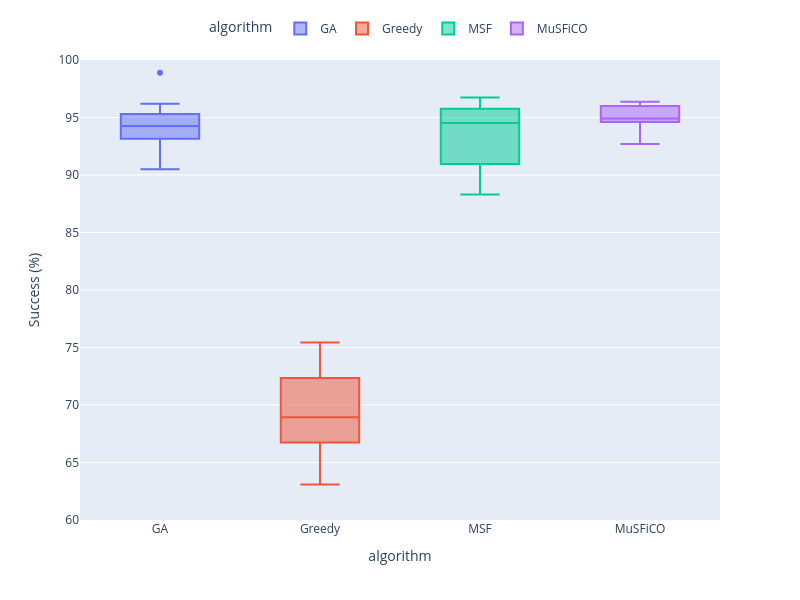

Here is the notebook cell this chart was saved with:
### Code cell
# Chamar a função para criar o gráfico
fig = plot_custom_boxplot(dataframe=nofail_acceptance,x_col="algorithm",y_col="success",title="",y_label="Success (%)",color_col="algorithm",y_range=[60, 100])
fig.show()

### Figure 1 — Plotly figure (JSON) as saved in the notebook; plotly's stock layout.template omitted (floating-point values rounded to 4 significant figures)
{"data": [{"alignmentgroup": "True", "hovertemplate": "algorithm=%{x}<br>Success (%)=%{y}<extra></extra>", "legendgroup": "GA", "marker": {"color": "#636efa"}, "name": "GA", "notched": false, "offsetgroup": "GA", "orientation": "v", "showlegend": true, "type": "box", "x": ["GA", "GA", "GA", "GA", "GA", "GA", "GA", "GA", "GA"], "x0": " ", "xaxis": "x", "y": [91.65, 93.67, 94.26, 98.88, 94.59, 93.64, 96.19, 90.51, 95.02], "y0": " ", "yaxis": "y"}, {"alignmentgroup": "True", "hovertemplate": "algorithm=%{x}<br>Success (%)=%{y}<extra></extra>", "legendgroup": "Greedy", "marker": {"color": "#EF553B"}, "name": "Greedy", "notched": false, "offsetgroup": "Greedy", "orientation": "v", "showlegend": true, "type": "box", "x": ["Greedy", "Greedy", "Greedy", "Greedy", "Greedy", "Greedy", "Greedy", "Greedy", "Greedy", "Greedy"], "x0": " ", "xaxis": "x", "y": [75.44, 72.35, 68.42, 66.82, 73.77, 66.44, 70.47, 63.08, 69.44, 66.74], "y0": " ", "yaxis": "y"}, {"alignmentgroup": "True", "hovertemplate": "algorithm=%{x}<br>Success (%)=%{y}<extra></extra>", "legendgroup": "MSF", "marker": {"color": "#00cc96"}, "name": "MSF", "notched": false, "offsetgroup": "MSF", "orientation": "v", "showlegend": true, "type": "box", "x": ["MSF", "MSF", "MSF", "MSF", "MSF", "MSF", "MSF", "MSF", "MSF", "MSF"], "x0": " ", "xaxis": "x", "y": [94.75, 88.31, 90.55, 96.74, 94.47, 94.57, 93.05, 95.77, 90.95, 96.62], "y0": " ", "yaxis": "y"}, {"alignmentgroup": "True", "hovertemplate": "algorithm=%{x}<br>Success (%)=%{y}<extra></extra>", "legendgroup": "MuSFiCO", "marker": {"color": "#ab63fa"}, "name": "MuSFiCO", "notched": false, "offsetgroup": "MuSFiCO", "orientation": "v", "showlegend": true, "type": "box", "x": ["MuSFiCO", "MuSFiCO", "MuSFiCO", "MuSFiCO", "MuSFiCO", "MuSFiCO", "MuSFiCO", "MuSFiCO", "MuSFiCO"], "x0": " ", "xaxis": "x", "y": [95.98, 96.04, 94.91, 92.7, 94.83, 94.52, 94.64, 95.42, 96.38], "y0": " ", "yaxis": "y"}], "layout": {"boxmode": "overlay", "height": 600, "legend": {"orientation": "h", "title": {"text": "algorithm"}, "tracegroupgap": 0, "x": 0.5, "xanchor": "center", "y": 1.1}, "margin": {"t": 60}, "title": {"x": 0.5}, "width": 800, "xaxis": {"anchor": "y", "autorange": true, "categoryarray": ["GA", "Greedy", "MSF", "MuSFiCO"], "categoryorder": "array", "domain": [0, 1], "range": [-0.5, 3.5], "title": {"text": "algorithm"}, "type": "category"}, "yaxis": {"anchor": "x", "domain": [0, 1], "range": [60, 100], "title": {"text": "Success (%)"}, "type": "linear"}}}
